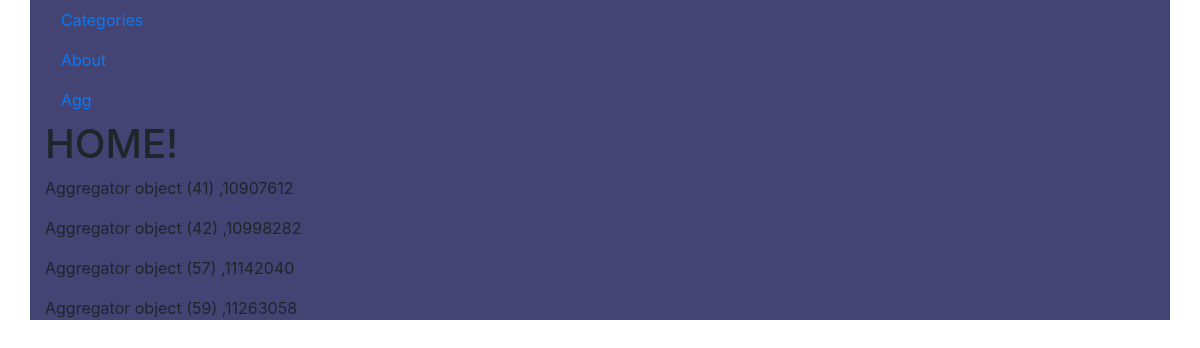
Before: / with the older database file.
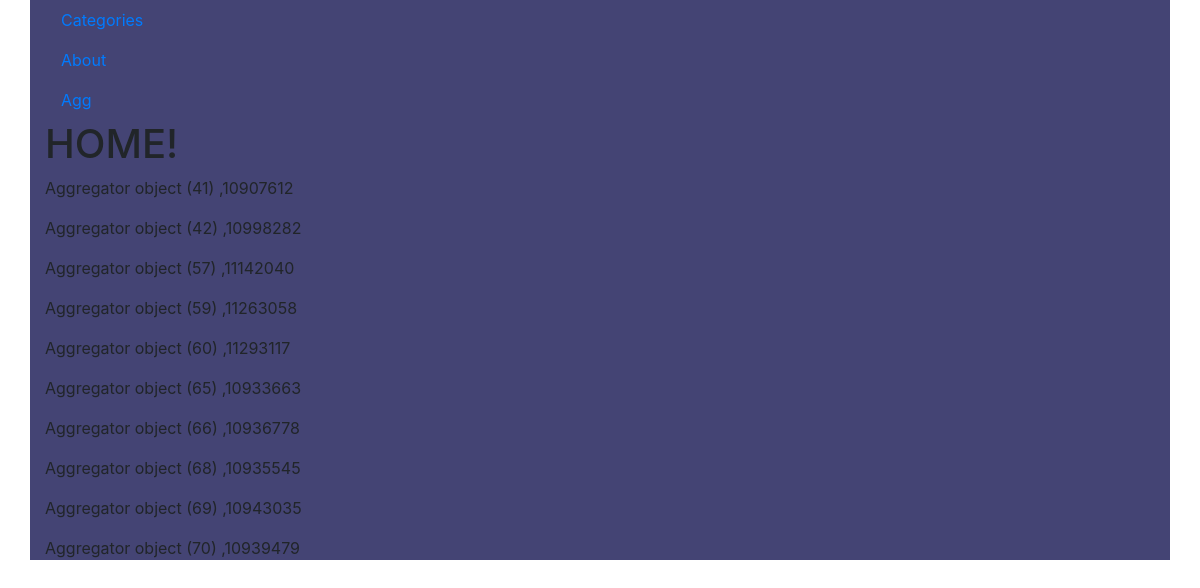
After: the same page with the newer database file.
### aggregator/models.py (models this page shows)
class Aggregator(models.Model):
    aggregation_date = models.DateTimeField(default=timezone.now)
    balance = models.TextField(default='0')
    delta = models.TextField(default='0')
    real_delta = models.TextField(default='0')
    delta_per = models.TextField(default='0')
    transactions_delta = models.TextField(default='0')
    transactions_delta_all = models.TextField(default='0')
    new_wallets = models.TextField(default='0')

### aggregator/views.py (the view)
# urls.py: path('', views.home, name='aggregator-home'),
def home(request): # must take request
    wallets = {
        'wallets' :  Aggregator.objects.all()
    }
    return render(request, 'aggregator/home.html', wallets)

### aggregator/templates/aggregator/home.html
{% extends 'aggregator/layout.html' %}
{% block content%}
  <a class="nav-item nav-link" href="{% url 'aggregator-cat_func' %}">Categories</a>
  <a class="nav-item nav-link" href="{% url 'aggregator-about' %}">About</a>
  <a class="nav-item nav-link" href="{% url 'aggregator-agg_func' %}">Agg</a>
  <h1>HOME!</h1>
  {% for w in wallets %}
    <p>{{ w }} ,{{w.balance}}</p>
  {% endfor %}
{% endblock %}

### aggregator/templates/aggregator/layout.html (shortened to what this page needs)
{% load static %}
<!DOCTYPE html>
<html lang="en" dir="ltr">
  <head>
    <link rel="stylesheet" href="https://stackpath.bootstrapcdn.com/bootstrap/4.3.1/css/bootstrap.min.css">
    <link rel="stylesheet" href="{% static 'aggregator/main.css' %}">
  </head>
  <body>
    <div class="container">
      {% block content %}{% endblock %}
    </div>
  </body>
</html>

### aggregator/static/aggregator/main.css (style rules this page uses)
.container { background: #444474; }

Changed rows visible on the page:
added Aggregator: id "Aggregator object (60)", balance "11293117"
added Aggregator: id "Aggregator object (65)", balance "10933663"
added Aggregator: id "Aggregator object (66)", balance "10936778"
added Aggregator: id "Aggregator object (68)", balance "10935545"
added Aggregator: id "Aggregator object (69)", balance "10943035"
added Aggregator: id "Aggregator object (70)", balance "10939479"
